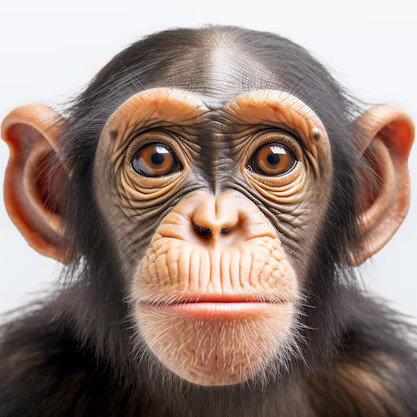
#> input picture skrypty_i_zasoby/Animal - monkey.jpg, 417 x 417 px; its folder holds only this picture in this run
$ python -i svdRozlozenieObrazkav7.py   (imports and definitions only)
#> lines starting #> are read from the running program, lines starting #| are printed output that depends on the picture
import os
import cv2
import numpy as np
import matplotlib.pyplot as plt
from PIL import Image


def robust_smart_crop(image_path, target_size=(1024, 1024)):
    """
    Kuloodporna funkcja do wczytywania i kadrowania zdjęć.
    Używa Pillow dla bezpieczeństwa ścieżek i luźnych filtrów OpenCV do twarzy.
    """
#> called with image_path = 'skrypty_i_zasoby/Animal - monkey.jpg', target_size = (1024, 1024)
    try:
        pil_img = Image.open(image_path).convert('L')
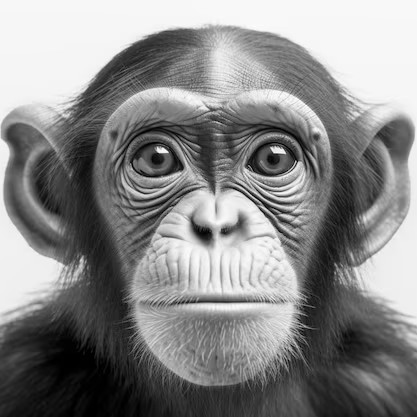
#> pil_img: PIL image 417x417 L; min 0, max 255, mean 136
        gray_matrix = np.array(pil_img)
    except Exception as e:
        raise ValueError(f"Pillow nie potrafi otworzyć pliku: {e}")

    H, W = gray_matrix.shape
#> H = 417; W = 417

    cascade_path = os.path.join(cv2.data.haarcascades, 'haarcascade_frontalface_default.xml')
    face_cascade = cv2.CascadeClassifier(cascade_path)

    faces = face_cascade.detectMultiScale(gray_matrix, scaleFactor=1.2, minNeighbors=3, minSize=(30, 30))
#> faces = [[84, 152, 208, 208]]

    if len(faces) > 0:
        faces = sorted(faces, key=lambda x: x[2] * x[3], reverse=True)
        x, y, w, h = faces[0]
#> x = 84; y = 152; w = 208; h = 208
        cx = x + w // 2
#> cx = 188
        cy = y + h // 2
#> cy = 256
    else:
        cx = W // 2
        cy = H // 2

    crop_size = min(W, H)
#> crop_size = 417

    x1 = max(0, min(cx - crop_size // 2, W - crop_size))
#> x1 = 0
    y1 = max(0, min(cy - crop_size // 2, H - crop_size))
#> y1 = 0
    x2 = x1 + crop_size
#> x2 = 417
    y2 = y1 + crop_size
#> y2 = 417

    cropped_gray = gray_matrix[y1:y2, x1:x2]

    final_pil = Image.fromarray(cropped_gray)
    final_resized = final_pil.resize(target_size, Image.Resampling.LANCZOS)

    return np.array(final_resized)


# [67 lines left out: function analyze_and_save_svd, not called in this run]
    #plt.show()


# =====================================================================
# URUCHOMIENIE
# =====================================================================
folder_ze_zdjeciami = "moje_zdjecia"  # <-- Twój folder ze zdjęciami wejściowymi
# [1 line not run here, left out]

>>> result = robust_smart_crop('skrypty_i_zasoby/Animal - monkey.jpg')
